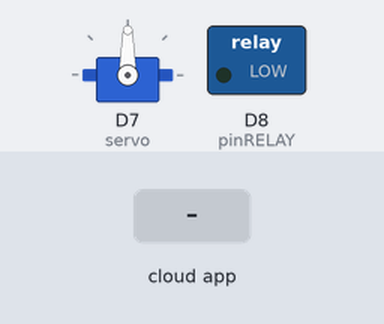
A sketch run on a simulated Arduino Nano 33 IoT. On the bench: servo, switched loads named in the sketch (green lamp = pin HIGH). The inputs (shaded band) are chosen by the test bench. WiFi joins after 1.5 s; servers stay silent unless stated; the Firebase database answers and starts empty; what the sketch prints to the serial monitor is not drawn.

Above: at 4.0 s.
4.1 s: the phone or cloud app sets check_qr to true
At 8.2 s:
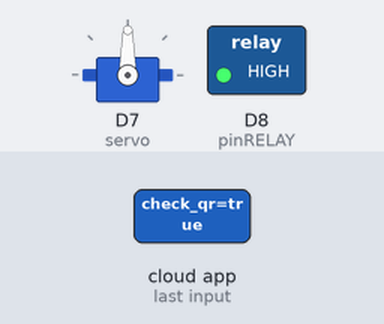
8.5 s: the phone or cloud app sets check_face to true
At 12.4 s:
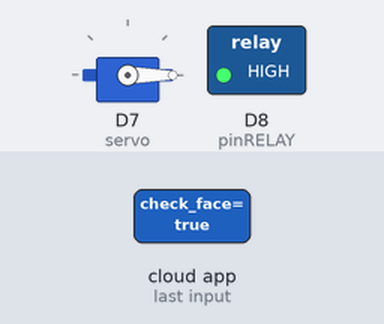
13.1 s: the phone or cloud app sets check_pwd to true
At 15.4 s:
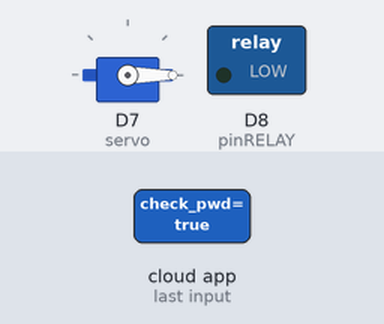
17.2 s: the phone or cloud app sets shoes_detected to true
At 19.0 s:
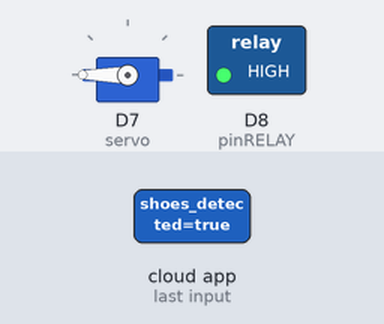
19.9 s: the phone or cloud app sets check_qr to true
At 21.8 s:
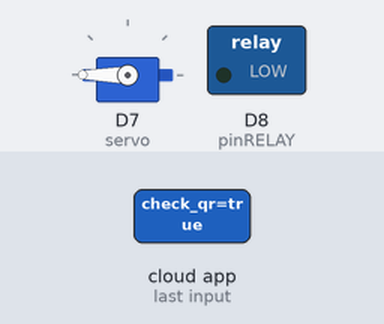
Timing chart, 0 to 23.7 s (numbered marks = the images above; inputs shaded):
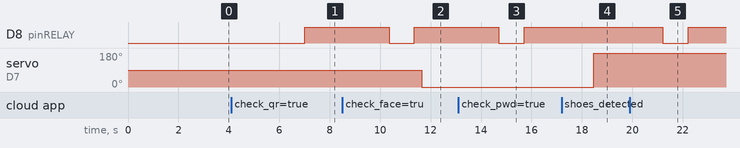

The sketch:

firebase_rev2_test.ino
```cpp
#include <Arduino_LSM6DS3.h>
#include <Firebase_Arduino_WiFiNINA.h>
#include <Servo.h>

#define FIREBASE_HOST "파이어베이스 주소"
#define FIREBASE_AUTH ""
#define WIFI_SSID "와이파이"
#define WIFI_PASSWORD "와이파이 비밀번호"

Servo servo;
FirebaseData firebaseData;

int pinRELAY = 8; // 도어록 제어 핀 번호
int check_pwd_num; // 비밀번호 실패 횟수
String check_qr; // QR 코드 성공여부 값
String check_face; // 얼굴 인식 성공여부 값
String check_pwd; // 비밀번호 입력 성공여부 값
String check_otp; // otp 입력 성공여부 값
String check_shoes; // 신발 인식 성공여부 값

void setup()
{
  Serial.begin(9600);
  delay(1000);
  Serial.println();

  Serial.print("Initialize IMU sensor...");
  if (!IMU.begin()) {
    Serial.println(" failed!");
    while (1);
  }
  Serial.println(" done");
  Serial.print("Accelerometer sample rate = ");
  Serial.print(IMU.accelerationSampleRate());
  Serial.println(" Hz");

  Serial.print("Connecting to WiFi...");
  int status = WL_IDLE_STATUS;
  while (status != WL_CONNECTED) {
    status = WiFi.begin(WIFI_SSID, WIFI_PASSWORD);
    Serial.print(".");
    delay(300);
  }
  Serial.print(" IP: ");
  Serial.println(WiFi.localIP());
  Serial.println();

  Firebase.begin(FIREBASE_HOST, FIREBASE_AUTH, WIFI_SSID, WIFI_PASSWORD);
  Firebase.reconnectWiFi(true);

  // 릴레이 제어 핀을 출력으로 설정
  pinMode(pinRELAY, OUTPUT);

  // 서보모터 제어핀 설정
  servo.attach(7);
}

void loop()
{
  if (IMU.accelerationAvailable()) {
     if(Firebase.getInt(firebaseData, "/pwd_num")) {
      Serial.println("비밀번호 입력 실패 횟수 ok");
      if(firebaseData.dataType() == "int") {
        check_pwd_num = firebaseData.intData();
        // 값이 true일 때 도어록 잠금 해제
        if(check_pwd_num >= 5) {
          pinRELAY = 1;
          Serial.println("도어록이 비활성화됩니다");
        }
      }
    }

    // 1. QR 코드 인식으로 잠금 해제
    if(Firebase.getString(firebaseData, "/check_qr")) {
      // db에서 값을 제대로 가져왔는지 체크
      Serial.println("QR ok");
      if(firebaseData.dataType() == "string") {
        check_qr = firebaseData.stringData();
        // 값이 true일 때 도어록 잠금 해제
        if(check_qr == "true") {
          // 도어록 잠금 제어 (LOW와 HIGH는 한 세트)
          digitalWrite(pinRELAY, LOW);
          delay(1000);
          digitalWrite(pinRELAY, HIGH);
          // 도어록 잠금이 계속 제어되는 것을 막기 위해 다시 값을 false로 변경
          if(Firebase.setString(firebaseData, "/check_qr", "false")) {
            Serial.println("QR 코드 인식이 성공적으로 완료되었습니다.");
          }
        }
      }
    }

    // 2. 신발 인식이 성공적으로 된 경우 각도 조절
    if(Firebase.getString(firebaseData, "/shoes_detected")) {
      Serial.println("shoes ok");
      if(firebaseData.dataType() == "string") {
        check_shoes = firebaseData.stringData();
        // 값이 true일 때 도어록 잠금 해제
        if(check_shoes == "true") {
          // 서보모터 각도 조절
          servo.write(180);
        }
      }
    }

    // 3. 얼굴 인식으로 잠금 해제
    if(Firebase.getString(firebaseData, "/check_face")) {
      Serial.println("face ok");
      if(firebaseData.dataType() == "string") {
        check_face = firebaseData.stringData();
        // 값이 true일 때 도어록 잠금 해제
        if(check_face == "true") {
          digitalWrite(pinRELAY, LOW);
          delay(1000);
          digitalWrite(pinRELAY, HIGH);
          if(Firebase.setString(firebaseData, "/check_face", "false")) {
            if(Firebase.setString(firebaseData, "/shoes_detected", "false")) {
              servo.write(0);
              Serial.println("얼굴 인식이 성공적으로 완료되었습니다.");
            }
          }
        }
      }
    }

    // 4. 비밀번호 입력으로 잠금 해제
    if(Firebase.getString(firebaseData, "/check_pwd")) {
      Serial.println("pwd ok");
      if(firebaseData.dataType() == "string") {
        check_pwd = firebaseData.stringData();
        // 값이 true일 때 도어록 잠금 해제
        if(check_pwd == "true") {
          digitalWrite(pinRELAY, LOW);
          delay(1000);
          digitalWrite(pinRELAY, HIGH);
          if(Firebase.setString(firebaseData, "/check_pwd", "false")) {
            Serial.println("비밀번호입력이 성공적으로 완료되었습니다.");
          }
        }
      }
    }

    // 5. OTP를 정확하게 입력한 경우 도어록 다시 활성화
    if(Firebase.getString(firebaseData, "/check_otp")) {
      Serial.println("otp ok");
      if(firebaseData.dataType() == "string") {
        check_otp = firebaseData.stringData();
        // 값이 true일 때 도어록을 다시 제어할 수 있도록 pin 번호를 원래대로 복구시킴
        if(check_otp == "true") {
          pinRELAY = 8;
          if(Firebase.setString(firebaseData, "/check_otp", "false")) {
            if(Firebase.setInt(firebaseData, "/pwd_num", 0)) {
              Serial.println("도어록을 다시 활성화합니다.");
            }
          }
        }
      }
    }
    delay(2000);
  }
  else {
    // 파이어베이스 연결에 실패하면 오류 메시지 출력
    Serial.println(IMU.accelerationAvailable());
  }
}
```

Measured:
- after the input at 4.1 s, D8 (pinRELAY): LOW → HIGH after 2.9 s
- after the input at 8.5 s, D8 (pinRELAY): HIGH → LOW after 1.9 s, → HIGH 1.0 s later; servo on D7 (servo): 90° → 0° after 3.2 s
- after the input at 13.1 s, D8 (pinRELAY): HIGH → LOW after 1.6 s, → HIGH 1.0 s later
- after the input at 17.2 s, servo on D7 (servo): 0° → 180° after 1.3 s
- after the input at 19.9 s, D8 (pinRELAY): HIGH → LOW after 1.3 s, → HIGH 1.0 s later
